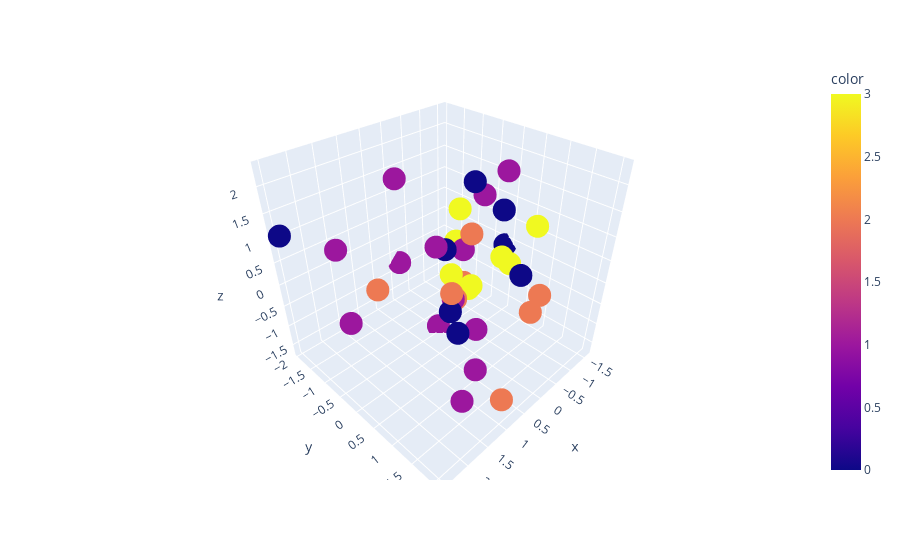

Here is the notebook cell this chart was saved with:
### Code cell
selected_pca = PCA(
    whiten = True, 
)

# HAVE TO WHITEN PROPERLY - WHITEN YOU NITWIT
selected_pca_features = selected_pca.fit_transform(final_features_df[top10_feature_names].dropna()/final_features_df[top10_feature_names].abs().max())

# Feature populations
display(px.scatter_3d(
    x = selected_pca_features[:, 0], 
    y = selected_pca_features[:, 1], 
    z = selected_pca_features[:, 2],
    color = final_meta.loc[final_features_df.dropna().index, "Condition"],
    log_x=False,
))

### Figure 1 — Plotly figure (JSON) as saved in the notebook; plotly's stock layout.template omitted (floating-point values rounded to 4 significant figures)
{"data": [{"hovertemplate": "x=%{x}<br>y=%{y}<br>z=%{z}<br>color=%{marker.color}<extra></extra>", "legendgroup": "", "marker": {"color": [0, 1, 1, 2, 0, 2, 0, 2, 1, 1, 2, 2, 2, 1, 0, 3, 1, 2, 3, 1, 0, 0, 1, 0, 2, 3, 3, 0, 1, 1, 1, 3, 1, 3, 3, 1, 3], "coloraxis": "coloraxis", "symbol": "circle"}, "mode": "markers", "name": "", "scene": "scene", "showlegend": false, "type": "scatter3d", "x": [2.495, 0.9804, 0.7764, 0.6155, 0.5289, 0.533, 0.8869, 0.9119, 1.353, 0.1951, 0.09166, -0.7964, -0.03605, 1.861, -0.1595, -1.033, 1.616, 1.676, -0.845, 0.01466, -1.581, -0.6581, -0.1473, -0.2548, -1.3, -1.221, -0.9364, -0.4047, -0.2098, -1.319, 0.06506, -0.6721, -0.5672, -0.3584, -1.386, 0.05518, -0.7708], "y": [-1.906, -0.5541, 1.196, 0.4222, 0.3109, 2.046, 0.847, 1.933, 1.413, 0.6746, 1.899, -0.3901, -0.0929, -1.028, -0.514, -0.641, -1.615, -0.3262, -0.4022, -0.539, -0.1343, 0.4786, -1.936, 0.118, -1.044, 0.8496, -0.96, 1.155, 0.8525, -0.5359, -0.06108, -0.6118, -0.4015, -0.5305, -0.04216, -0.5475, 0.6197], "z": [1.079, 2.098, -1.176, 0.07099, -0.4689, 0.5479, -0.4335, -1.266, -1.373, -0.8916, 0.559, 0.3625, -0.7081, -0.7629, 0.2207, -1.278, 0.5181, 0.3211, -0.9691, -1.668, -0.131, 1.292, -0.7692, 1.858, -1.455, 0.8769, -0.1185, 0.3243, 2.306, 0.9941, -0.6432, 0.8934, 0.08638, -0.4937, -0.308, 0.3629, 0.1428]}], "layout": {"coloraxis": {"colorbar": {"title": {"text": "color"}}, "colorscale": [[0, "#0d0887"], [0.1111, "#46039f"], [0.2222, "#7201a8"], [0.3333, "#9c179e"], [0.4444, "#bd3786"], [0.5556, "#d8576b"], [0.6667, "#ed7953"], [0.7778, "#fb9f3a"], [0.8889, "#fdca26"], [1, "#f0f921"]]}, "legend": {"tracegroupgap": 0}, "margin": {"t": 60}, "scene": {"domain": {"x": [0, 1], "y": [0, 1]}, "xaxis": {"title": {"text": "x"}}, "yaxis": {"title": {"text": "y"}}, "zaxis": {"title": {"text": "z"}}}}}
